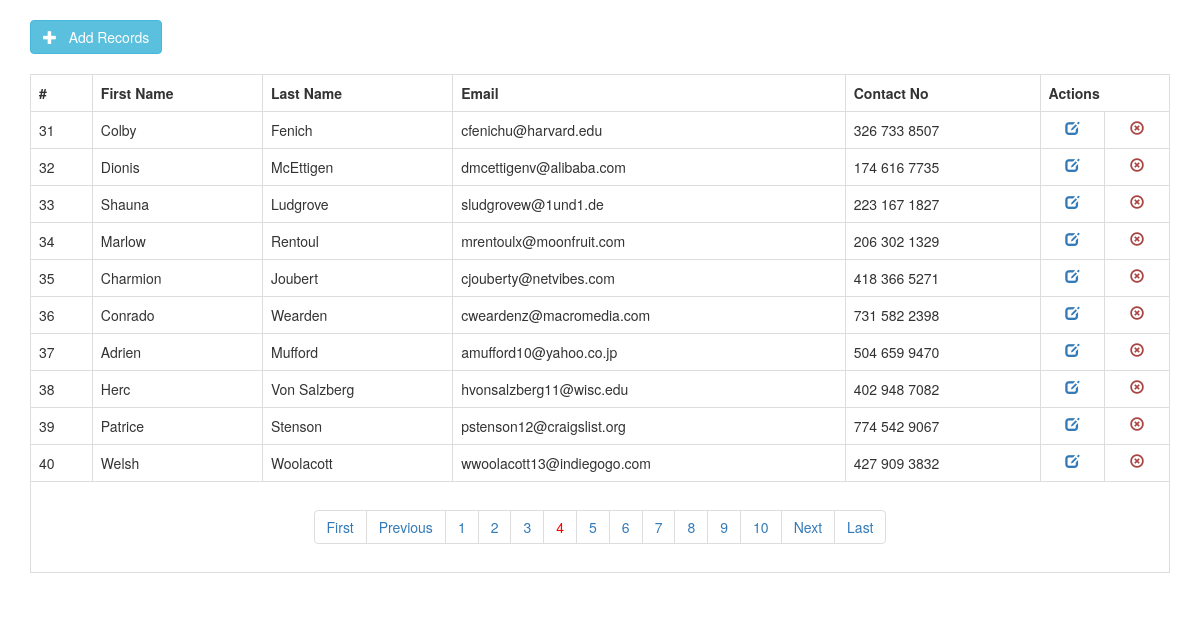
The app's page /index.php?page=4 with its own data.
### tables this page shows
CREATE TABLE IF NOT EXISTS `tbl_users` (
  `id` int(11) NOT NULL AUTO_INCREMENT,
  `first_name` varchar(100) NOT NULL,
  `last_name` varchar(100) NOT NULL,
  `email_id` varchar(50) NOT NULL,
  `contact_no` varchar(50) NOT NULL DEFAULT '',
  PRIMARY KEY (`id`)
);

### class.crud.php (the view, shortened to what this page needs)
<?php
class crud
{
    private $db;
    function __construct($DB_con)
    {
        $this->db = $DB_con;
    }
    public function dataview($query)
    {
        $stmt = $this->db->prepare($query);
        $stmt->execute();
        if ($stmt->rowCount() > 0) {
            while ($row = $stmt->fetch(PDO::FETCH_ASSOC)) {
                ?>
                <tr>
                    <td><?php echo($row['id']); ?></td>
                    <td><?php echo($row['first_name']); ?></td>
                    <td><?php echo($row['last_name']); ?></td>
                    <td><?php echo($row['email_id']); ?></td>
                    <td><?php echo($row['contact_no']); ?></td>
                    <td align="center">
                        <a href="edit-data.php?edit_id=<?php echo($row['id']); ?>">
                        <i class="glyphicon glyphicon-edit"></i></a>
                    </td>
                    <td align="center">
                        <a class="text-danger" href="delete.php?delete_id=<?php echo($row['id']); ?>">
                        <i class="glyphicon glyphicon-remove-circle"></i></a>
                    </td>
                </tr>
                <?php
            }
        } else {
            ?>
            <tr>
                <td>Nothing here...</td>
            </tr>
            <?php
        }
    }
    public function paginglink($query, $records_per_page)
    {
        $self = $_SERVER['PHP_SELF'];
        $stmt = $this->db->prepare($query);
        $stmt->execute();
        $total_no_of_records = $stmt->rowCount();
        if ($total_no_of_records > 0) {
            ?>
            <ul class="pagination"><?php
            $total_no_of_pages = ceil($total_no_of_records / $records_per_page);
            $current_page = 1;
            if (isset($_GET["page"])) {
                $current_page = $_GET["page"];
            }
            if ($current_page != 1) {
                $previous = $current_page - 1;
                echo "<li><a href='" . $self . "?page=1'>First</a></li>";
                echo "<li><a href='" . $self . "?page=" . $previous . "'>Previous</a></li>";
            }
            for ($i = 1; $i <= $total_no_of_pages; $i++) {
                if ($i == $current_page) {
                    echo "<li><a href='" . $self . "?page=" . $i . "' style='color:red;'>" . $i . "</a></li>";
                } else {
                    echo "<li><a href='" . $self . "?page=" . $i . "'>" . $i . "</a></li>";
                }
            }
            if ($current_page != $total_no_of_pages) {
                $next = $current_page + 1;
                echo "<li><a href='" . $self . "?page=" . $next . "'>Next</a></li>";
                echo "<li><a href='" . $self . "?page=" . $total_no_of_pages . "'>Last</a></li>";
            }
            ?></ul><?php
        }
    }
}

### records on screen
tbl_users: id "31", first_name "Colby", last_name "Fenich", email "cfenichu@harvard.edu", contact_no "326 733 8507"
tbl_users: id "32", first_name "Dionis", last_name "McEttigen", email "dmcettigenv@alibaba.com", contact_no "174 616 7735"
tbl_users: id "33", first_name "Shauna", last_name "Ludgrove", email "sludgrovew@1und1.de", contact_no "223 167 1827"
tbl_users: id "34", first_name "Marlow", last_name "Rentoul", email "mrentoulx@moonfruit.com", contact_no "206 302 1329"
tbl_users: id "35", first_name "Charmion", last_name "Joubert", email "cjouberty@netvibes.com", contact_no "418 366 5271"
tbl_users: id "36", first_name "Conrado", last_name "Wearden", email "cweardenz@macromedia.com", contact_no "731 582 2398"
tbl_users: id "37", first_name "Adrien", last_name "Mufford", email "amufford10@yahoo.co.jp", contact_no "504 659 9470"
tbl_users: id "38", first_name "Herc", last_name "Von Salzberg", email "hvonsalzberg11@wisc.edu", contact_no "402 948 7082"
tbl_users: id "39", first_name "Patrice", last_name "Stenson", email "pstenson12@craigslist.org", contact_no "774 542 9067"
tbl_users: id "40", first_name "Welsh", last_name "Woolacott", email "wwoolacott13@indiegogo.com", contact_no "427 909 3832"
